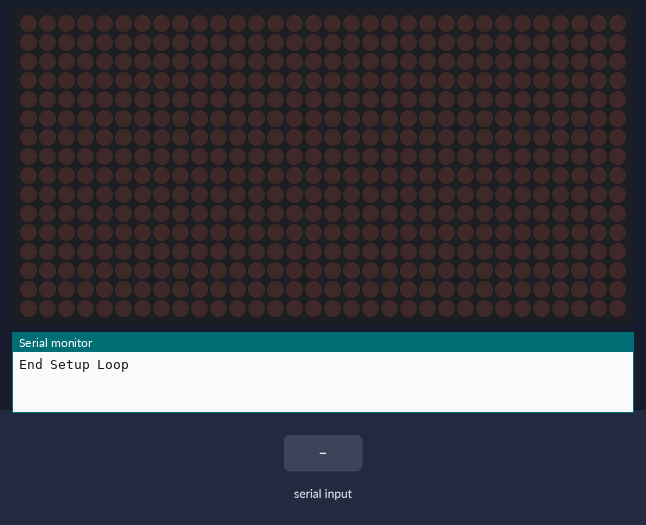
The program below on a simulated Arduino Uno, built with avr-gcc and run on an emulated ATmega328P. On the bench: 32×16 LED matrix, the last lines printed to the serial monitor. Inputs (shaded band) come from the test bench.

Above: at 1.2 s.
1.3 s: "1\n" received over the second serial link
At 1.6 s:
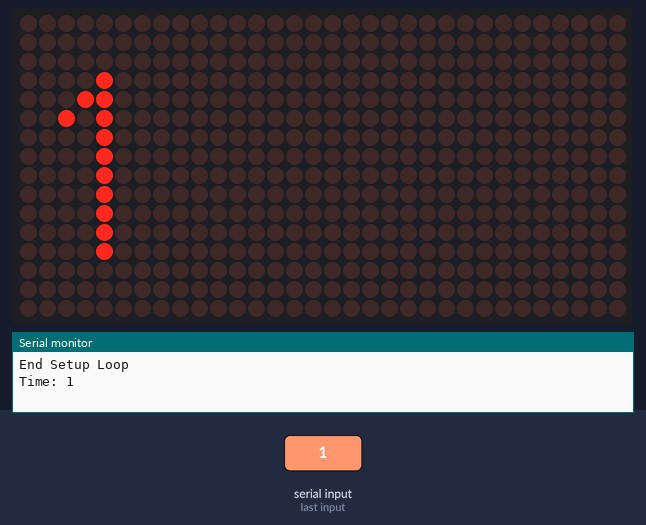
2.8 s: "0\n" received over the second serial link
At 4.0 s:
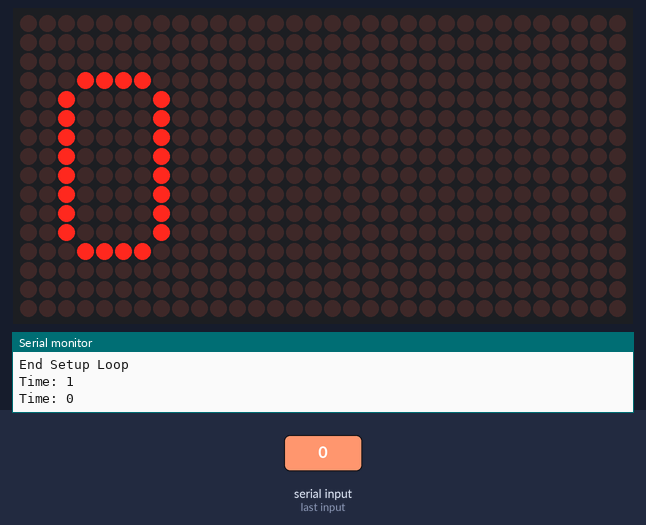
4.3 s: "2\n" received over the second serial link
At 5.1 s:
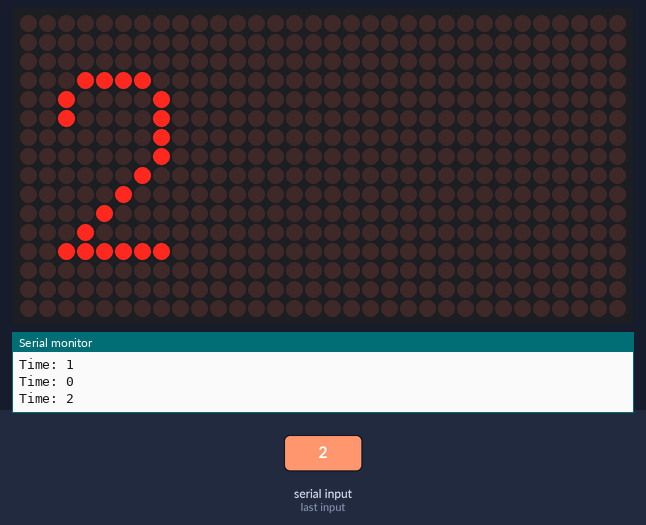
Timing chart, 0 to 7.3 s (numbered marks = the images above; inputs shaded):
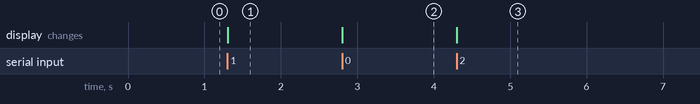

Measured:
- after the input at 1.3 s, the display: changes at once (image 1)
- after the input at 2.8 s, the display: changes at once (image 2)
- after the input at 4.3 s, the display: changes at once (image 3)

The program:

main.cpp
```cpp
#include <SPI.h>        //SPI.h must be included as DMD is written by SPI (the IDE complains otherwise)
#include <DMD.h>        //
#include <TimerOne.h>   //
#include "Arial_black_16.h"
#include <SoftwareSerial.h>
#include "Arial14.h"

//Fire up the DMD library as dmd
DMD dmd(1,1);

SoftwareSerial espSerial(2,3);

String recvData = "";
String oldTime = "";

void ScanDMD()
{
  dmd.scanDisplayBySPI();
}


void setup(void)
{

   //initialize TimerOne's interrupt/CPU usage used to scan and refresh the display
   Timer1.initialize( 3000 );           //period in microseconds to call ScanDMD. Anything longer than 5000 (5ms) and you can see flicker.
   Timer1.attachInterrupt( ScanDMD );   //attach the Timer1 interrupt to ScanDMD which goes to dmd.scanDisplayBySPI()

   //clear/init the DMD pixels held in RAM
   dmd.clearScreen( true );   //true is normal (all pixels off), false is negative (all pixels on)
   dmd.selectFont(Arial_14);

  Serial.begin(9600);
  espSerial.begin(9600);
  Serial.println("End Setup Loop");

}


void loop(void){
  // Recieve data
  if (espSerial.available()) {
    // Receive a single character from the software serial port
    char character = espSerial.read();
     // Add the received character to the receive buffer
    recvData.concat(character);

    // Read until the new line character
    if (character == '\n') {
      // Check to see if time has updated, if time has changed, print to serial console and update display
      if (recvData != oldTime) {
        Serial.print("Time: ");
        Serial.println(recvData);
        oldTime = recvData;
        dmd.clearScreen (true);

        char __recvData[recvData.length()+1];
        recvData.toCharArray(__recvData, sizeof(__recvData));

        dmd.drawString(2, 2, __recvData, 5, GRAPHICS_NORMAL);
      }
    // Clear receive buffer so we're ready to receive the next line
    recvData = "";
    }
  }
}
```
